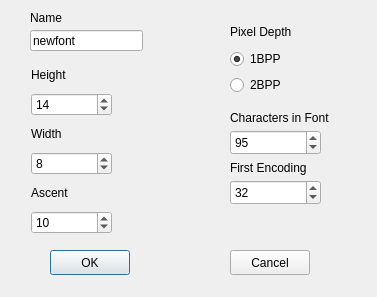
<?xml version="1.0" encoding="UTF-8"?>
<ui version="4.0">
 <class>NewfileDialog</class>
 <widget class="QDialog" name="NewfileDialog">
  <property name="geometry">
   <rect>
    <x>0</x>
    <y>0</y>
    <width>377</width>
    <height>297</height>
   </rect>
  </property>
  <property name="windowTitle">
   <string>New File Properties</string>
  </property>
  <widget class="QLabel" name="label">
   <property name="geometry">
    <rect>
     <x>30</x>
     <y>10</y>
     <width>81</width>
     <height>16</height>
    </rect>
   </property>
   <property name="text">
    <string>Name</string>
   </property>
  </widget>
  <widget class="QPushButton" name="buttonOK">
   <property name="geometry">
    <rect>
     <x>50</x>
     <y>250</y>
     <width>80</width>
     <height>25</height>
    </rect>
   </property>
   <property name="text">
    <string>OK</string>
   </property>
  </widget>
  <widget class="QPushButton" name="buttonCancel">
   <property name="geometry">
    <rect>
     <x>230</x>
     <y>250</y>
     <width>80</width>
     <height>25</height>
    </rect>
   </property>
   <property name="text">
    <string>Cancel</string>
   </property>
  </widget>
  <widget class="QSpinBox" name="spinCinF">
   <property name="geometry">
    <rect>
     <x>230</x>
     <y>130</y>
     <width>91</width>
     <height>25</height>
    </rect>
   </property>
   <property name="maximum">
    <number>10000</number>
   </property>
   <property name="value">
    <number>95</number>
   </property>
  </widget>
  <widget class="QSpinBox" name="spinFirst">
   <property name="geometry">
    <rect>
     <x>230</x>
     <y>180</y>
     <width>91</width>
     <height>25</height>
    </rect>
   </property>
   <property name="value">
    <number>32</number>
   </property>
  </widget>
  <widget class="QLabel" name="label_6">
   <property name="geometry">
    <rect>
     <x>230</x>
     <y>110</y>
     <width>121</width>
     <height>16</height>
    </rect>
   </property>
   <property name="text">
    <string>Characters in Font</string>
   </property>
  </widget>
  <widget class="QLabel" name="label_7">
   <property name="geometry">
    <rect>
     <x>230</x>
     <y>160</y>
     <width>101</width>
     <height>16</height>
    </rect>
   </property>
   <property name="text">
    <string>First Encoding</string>
   </property>
  </widget>
  <widget class="QWidget" name="layoutWidget">
   <property name="geometry">
    <rect>
     <x>31</x>
     <y>63</y>
     <width>81</width>
     <height>171</height>
    </rect>
   </property>
   <layout class="QVBoxLayout" name="verticalLayout">
    <item>
     <widget class="QLabel" name="label_2">
      <property name="text">
       <string>Height</string>
      </property>
     </widget>
    </item>
    <item>
     <widget class="QSpinBox" name="spinHeight">
      <property name="maximum">
       <number>1000</number>
      </property>
      <property name="value">
       <number>14</number>
      </property>
     </widget>
    </item>
    <item>
     <widget class="QLabel" name="label_3">
      <property name="text">
       <string>Width</string>
      </property>
     </widget>
    </item>
    <item>
     <widget class="QSpinBox" name="spinWidth">
      <property name="maximum">
       <number>1000</number>
      </property>
      <property name="value">
       <number>8</number>
      </property>
     </widget>
    </item>
    <item>
     <widget class="QLabel" name="label_4">
      <property name="text">
       <string>Ascent</string>
      </property>
     </widget>
    </item>
    <item>
     <widget class="QSpinBox" name="spinAscent">
      <property name="maximum">
       <number>255</number>
      </property>
      <property name="value">
       <number>10</number>
      </property>
     </widget>
    </item>
   </layout>
  </widget>
  <widget class="QWidget" name="layoutWidget_1">
   <property name="geometry">
    <rect>
     <x>230</x>
     <y>20</y>
     <width>91</width>
     <height>75</height>
    </rect>
   </property>
   <layout class="QVBoxLayout" name="verticalLayout_2">
    <item>
     <widget class="QLabel" name="label_5">
      <property name="text">
       <string>Pixel Depth</string>
      </property>
     </widget>
    </item>
    <item>
     <widget class="QRadioButton" name="radio1BPP">
      <property name="text">
       <string>1BPP</string>
      </property>
      <property name="checked">
       <bool>true</bool>
      </property>
     </widget>
    </item>
    <item>
     <widget class="QRadioButton" name="radio2BPP">
      <property name="text">
       <string>2BPP</string>
      </property>
     </widget>
    </item>
   </layout>
  </widget>
  <widget class="QLineEdit" name="lineEdit">
   <property name="geometry">
    <rect>
     <x>30</x>
     <y>30</y>
     <width>113</width>
     <height>21</height>
    </rect>
   </property>
   <property name="text">
    <string>newfont</string>
   </property>
  </widget>
 </widget>
 <resources/>
 <connections/>
</ui>
